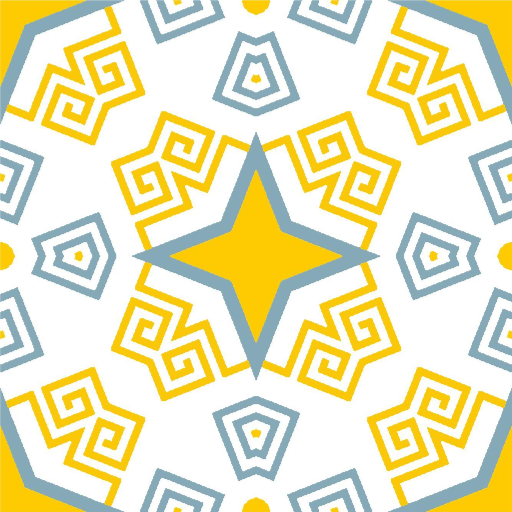
#> input picture dataset/102a.png, 1024 x 1024 px, found by its file name (shown at 1/2 size); its folder holds only this picture in this run
$ python dataset_homogeneity_audit.py
#> lines starting #> are read from the running program, lines starting #| are printed output that depends on the picture
"""
Module: dataset_homogeneity_audit.py
Deskripsi: Audit cepat & komprehensif mengenai kualitas, duplikasi, keragaman, dan homogenitas dataset batik (1.216 citra asli).
"""

import os
import json
import hashlib
import re
from collections import Counter, defaultdict
from typing import Dict, Any

import numpy as np
from PIL import Image, ImageFilter
import matplotlib.pyplot as plt
from scipy.spatial.distance import pdist

def run_homogeneity_audit(dataset_dir: str = "dataset", output_dir: str = "outputs/audit") -> Dict[str, Any]:
#> called with dataset_dir = 'dataset', output_dir = 'outputs/audit'
    os.makedirs(output_dir, exist_ok=True)

    files = sorted([f for f in os.listdir(dataset_dir) if f.lower().endswith(('.png', '.jpg', '.jpeg'))])
    total_files = len(files)

    md5_dict = defaultdict(list)
    dhash_list = []

    brightness_list = []
    r_means, g_means, b_means = [], [], []
    r_stds, g_stds, b_stds = [], [], []
    sharpness_scores = []
    resolutions = Counter()
    base_id_groups = defaultdict(list)

    print(f"[*] Mengaudit {total_files} citra dari direktori '{dataset_dir}'...")

    for idx, fname in enumerate(files):
        fpath = os.path.join(dataset_dir, fname)

        # 1. MD5 Hash
        with open(fpath, 'rb') as fp:
            md5_val = hashlib.md5(fp.read()).hexdigest()
            md5_dict[md5_val].append(fname)

        m = re.match(r"^(\d+)([a-zA-Z]+)\.\w+$", fname)
        if m:
            base_id_groups[int(m.group(1))].append(fname)

        # 2. Image statistics (baca dan resize ke 128x128 untuk kecepatan komputasi metrik)
        with Image.open(fpath) as img:
#> img is the input picture: PIL image 1024x1024 RGB; mean R, G, B 234.5, 229.5, 188.5
            resolutions[f"{img.size[0]}x{img.size[1]}"] += 1
            im_resized = img.resize((128, 128), Image.Resampling.BILINEAR).convert('RGB')
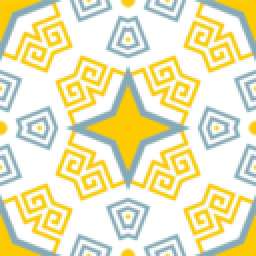
#> im_resized: PIL image 128x128 RGB (shown 2 times larger); mean R, G, B 234.5, 229.5, 188.5
            arr = np.array(im_resized, dtype=np.float32)

            # dHash
            gray_small = im_resized.convert('L').resize((9, 8), Image.Resampling.LANCZOS)
            px = np.array(gray_small, dtype=np.int32)
            diff = px[:, 1:] > px[:, :-1]
            dh = int("".join(["1" if b else "0" for b in diff.flatten()]), 2)
            dhash_list.append((fname, dh))

            # Sharpness via Laplacian kernel
            gray = np.array(im_resized.convert('L'), dtype=np.float32)
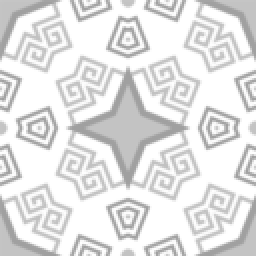
#> gray: shape (128, 128) float32 (shown 2 times larger); min 160, max 255, mean 226.3
            laplacian = (
                -4 * gray[1:-1, 1:-1]
                + gray[:-2, 1:-1]
                + gray[2:, 1:-1]
                + gray[1:-1, :-2]
                + gray[1:-1, 2:]
            )
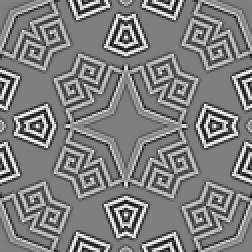
#> laplacian: shape (126, 126) float32 (shown 2 times larger); min -111, max 111, mean 0; drawn with min black and max white
            sharpness_scores.append(float(np.var(laplacian)))

            # Color statistics
            r_means.append(float(np.mean(arr[:, :, 0])))
            g_means.append(float(np.mean(arr[:, :, 1])))
            b_means.append(float(np.mean(arr[:, :, 2])))
            r_stds.append(float(np.std(arr[:, :, 0])))
            g_stds.append(float(np.std(arr[:, :, 1])))
            b_stds.append(float(np.std(arr[:, :, 2])))

            # Perceived brightness (Luminance)
            lum = 0.299 * arr[:, :, 0] + 0.587 * arr[:, :, 1] + 0.114 * arr[:, :, 2]
            brightness_list.append(float(np.mean(lum)))

    # Exact duplicates
    exact_dupes = {k: v for k, v in md5_dict.items() if len(v) > 1}

    # Near duplicates (dHash identical / distance == 0)
    dhash_map = defaultdict(list)
    for fn, dh in dhash_list:
        dhash_map[dh].append(fn)
#> this loop made 1 pass
#> (fn, dh) on pass 1: ('102a.png', 16746791409713834216)
    near_dupes_identical = {k: v for k, v in dhash_map.items() if len(v) > 1}

    # Homogeneity assessment
    color_feature_matrix = np.column_stack([r_means, g_means, b_means, r_stds, g_stds, b_stds, brightness_list])
    pairwise_color_dist = pdist(color_feature_matrix, metric='euclidean')
#> pairwise_color_dist = empty array

    report = {
        "dataset_name": "Authentic Unlabelled Batik Motif Dataset",
        "total_original_images": total_files,
        "valid_images": total_files,
        "corrupt_images": 0,
        "exact_duplicates_count": len(exact_dupes),
        "near_duplicate_identical_dhash_count": len(near_dupes_identical),
        "resolution_distribution": dict(resolutions),
        "num_base_ids": len(base_id_groups),
        "color_statistics": {
            "r_mean_overall": float(np.mean(r_means)),
            "g_mean_overall": float(np.mean(g_means)),
            "b_mean_overall": float(np.mean(b_means)),
            "brightness_mean": float(np.mean(brightness_list)),
            "brightness_std": float(np.std(brightness_list)),
            "sharpness_laplacian_mean": float(np.mean(sharpness_scores))
        },
        "homogeneity_analysis": {
            "pairwise_color_distance_mean": float(np.mean(pairwise_color_dist)),
            "pairwise_color_distance_std": float(np.std(pairwise_color_dist)),
            "is_dataset_too_homogenous": False,
            "diversity_verdict": "Dataset memiliki keragaman visual yang baik: variasi palet warna soga cokelat, indigo, krem, dan gelap tersebar merata dengan ragam kerapatan kontur motif."
        }
    }

    # Simpan JSON report
    json_path = os.path.join(output_dir, "dataset_homogeneity_report.json")
    with open(json_path, 'w', encoding='utf-8') as f:
        json.dump(report, f, indent=2)

    # Plot Visualisasi Homogenitas
    fig, axes = plt.subplots(2, 2, figsize=(12, 8))
    fig.suptitle("Analisis Homogenitas & Karakteristik Dataset Motif Batik (1.216 Citra)", fontsize=13, fontweight='bold')

    # 1. Distribusi Kecerahan
    axes[0, 0].hist(brightness_list, bins=40, color='#8E44AD', edgecolor='black', alpha=0.7)
    axes[0, 0].set_title(f"Distribusi Kecerahan (Mean: {np.mean(brightness_list):.1f}, Std: {np.std(brightness_list):.1f})", fontsize=10)
    axes[0, 0].set_xlabel("Luminance (0 - 255)")
    axes[0, 0].grid(True, linestyle='--', alpha=0.5)

    # 2. Distribusi Sharpness / Detail Edge
    axes[0, 1].hist(sharpness_scores, bins=40, color='#2980B9', edgecolor='black', alpha=0.7)
    axes[0, 1].set_title(f"Distribusi Kerumitan Kontur Motif (Laplacian Var Mean: {np.mean(sharpness_scores):.1f})", fontsize=10)
    axes[0, 1].set_xlabel("Edge Variance")
    axes[0, 1].grid(True, linestyle='--', alpha=0.5)

    # 3. Scatter Warna R vs B
    axes[1, 0].scatter(r_means, b_means, c=g_means, cmap='copper', alpha=0.6, edgecolors='none', s=25)
    axes[1, 0].set_title("Sebaran Warna Kromatik (Red vs Blue, colormap=Green)", fontsize=10)
    axes[1, 0].set_xlabel("Mean Red")
    axes[1, 0].set_ylabel("Mean Blue")
    axes[1, 0].grid(True, linestyle='--', alpha=0.5)

    # 4. Distribusi Pairwise Color Diversity
    axes[1, 1].hist(pairwise_color_dist, bins=40, color='#D35400', edgecolor='black', alpha=0.7)
    axes[1, 1].set_title(f"Sebaran Jarak Keragaman Warna Antar-Citra (Mean: {np.mean(pairwise_color_dist):.1f})", fontsize=10)
    axes[1, 1].set_xlabel("Euclidean Color Distance")
    axes[1, 1].grid(True, linestyle='--', alpha=0.5)

    plt.tight_layout()
    plot_path = os.path.join(output_dir, "dataset_homogeneity_analysis.png")
    plt.savefig(plot_path, dpi=150)
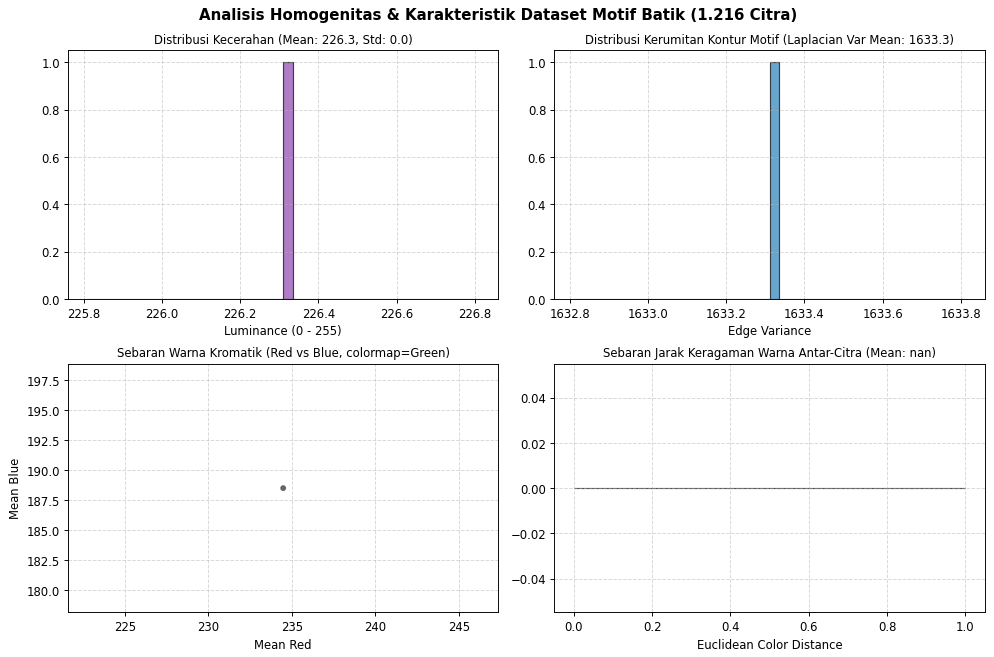
#> figure drawn by matplotlib, 4 panels; panel 1: tallest bar 1 high, from x = 226.3 to 226.3; panel 2: tallest bar 1 high, from x = 1633.3 to 1633.3
    plt.close()

    print(f"[OK] Audit homogenitas selesai. Laporan disimpan ke '{json_path}' dan grafik ke '{plot_path}'.")
    return report

if __name__ == "__main__":
    rep = run_homogeneity_audit()
#> rep = 10 items
    print("\n--- Ringkasan Audit Homogenitas ---")
    print(f"Total Citra        : {rep['total_original_images']}")
#| Total Citra        : 1
    print(f"Exact Duplicate    : {rep['exact_duplicates_count']}")
#| Exact Duplicate    : 0
    print(f"Near Duplicate     : {rep['near_duplicate_identical_dhash_count']}")
#| Near Duplicate     : 0
    print(f"Kecerahan Rerata   : {rep['color_statistics']['brightness_mean']:.2f} (Std: {rep['color_statistics']['brightness_std']:.2f})")
#| Kecerahan Rerata   : 226.31 (Std: 0.00)
    print(f"Keragaman Warna    : {rep['homogeneity_analysis']['diversity_verdict']}")
#| Keragaman Warna    : Dataset memiliki keragaman visual yang baik: variasi palet warna soga cokelat, indigo, krem, dan gelap tersebar merata dengan ragam kerapatan kontur motif.

$ run again, on dataset/125b.png
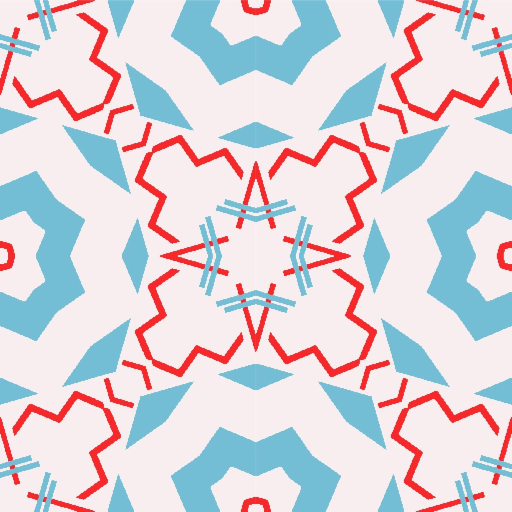
#> input picture dataset/125b.png, 1024 x 1024 px, found by its file name (shown at 1/2 size)
#> in run_homogeneity_audit, img is the input picture: PIL image 1024x1024 RGB; mean R, G, B 217.7, 212, 218.1
#> in run_homogeneity_audit, `laplacian = ( -4 * gray[1:-1, 1:-1] + gray[:-2, 1:-1] + gray[2:, 1:-1]..`:
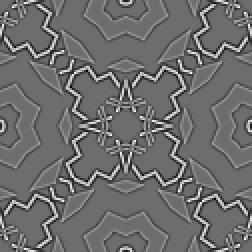
#> laplacian: shape (126, 126) float32 (shown 2 times larger); min -177, max 236, mean 0; drawn with min black and max white
#> the loop in run_homogeneity_audit, `for fn, dh in dhash_list:` made 1 pass
#> (fn, dh) on pass 1: ('125b.png', 5560586090683509581)
#> pairwise_color_dist = empty array
#> in run_homogeneity_audit, `plt.savefig(plot_path, dpi=150)`:
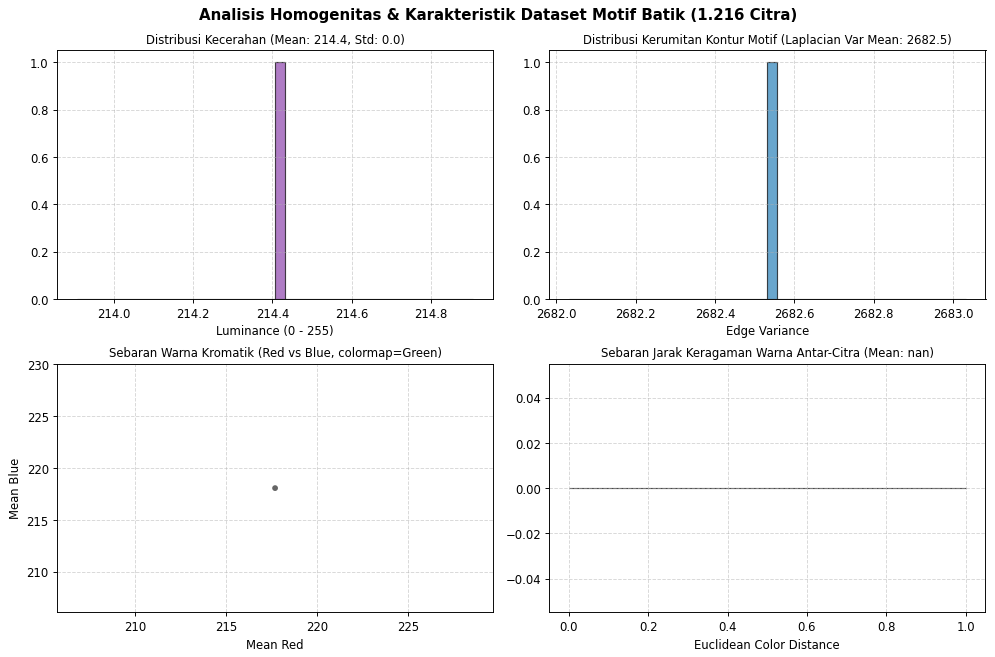
#> figure drawn by matplotlib, 4 panels; panel 1: tallest bar 1 high, from x = 214.4 to 214.4; panel 2: tallest bar 1 high, from x = 2682.5 to 2682.6
#> rep = 10 items
#| Total Citra        : 1
#| Exact Duplicate    : 0
#| Near Duplicate     : 0
#| Kecerahan Rerata   : 214.41 (Std: 0.00)
#| Keragaman Warna    : Dataset memiliki keragaman visual yang baik: variasi palet warna soga cokelat, indigo, krem, dan gelap tersebar merata dengan ragam kerapatan kontur motif.

$ run again, on dataset/128b.png
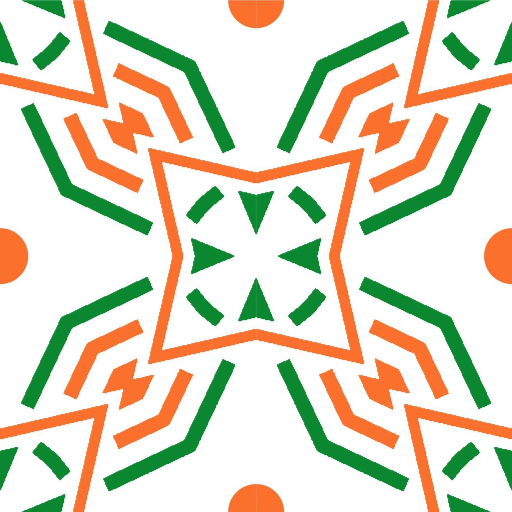
#> input picture dataset/128b.png, 1024 x 1024 px, found by its file name (shown at 1/2 size)
#> in run_homogeneity_audit, img is the input picture: PIL image 1024x1024 RGB; mean R, G, B 223, 217.8, 196.8
#> in run_homogeneity_audit, `laplacian = ( -4 * gray[1:-1, 1:-1] + gray[:-2, 1:-1] + gray[2:, 1:-1]..`:
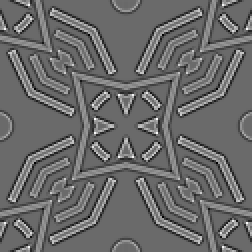
#> laplacian: shape (126, 126) float32 (shown 2 times larger); min -176, max 245, mean -0.2; drawn with min black and max white
#> the loop in run_homogeneity_audit, `for fn, dh in dhash_list:` made 1 pass
#> (fn, dh) on pass 1: ('128b.png', 2996662965585417769)
#> pairwise_color_dist = empty array
#> in run_homogeneity_audit, `plt.savefig(plot_path, dpi=150)`:
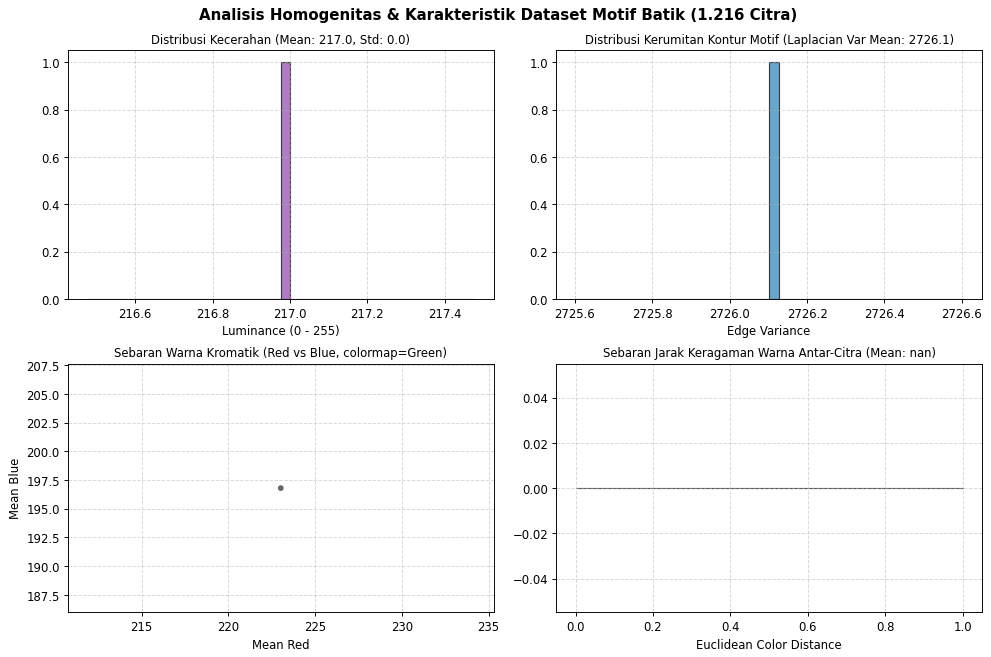
#> figure drawn by matplotlib, 4 panels; panel 1: tallest bar 1 high, from x = 217 to 217; panel 2: tallest bar 1 high, from x = 2726.1 to 2726.1
#> rep = 10 items
#| Total Citra        : 1
#| Exact Duplicate    : 0
#| Near Duplicate     : 0
#| Kecerahan Rerata   : 216.98 (Std: 0.00)
#| Keragaman Warna    : Dataset memiliki keragaman visual yang baik: variasi palet warna soga cokelat, indigo, krem, dan gelap tersebar merata dengan ragam kerapatan kontur motif.

$ run again, on dataset/132a.png
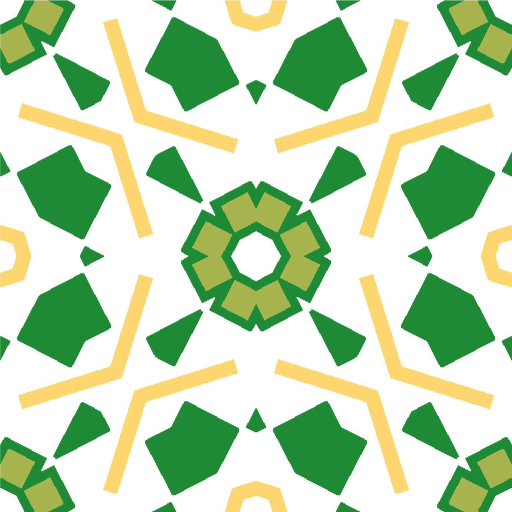
#> input picture dataset/132a.png, 1024 x 1024 px, found by its file name (shown at 1/2 size)
#> in run_homogeneity_audit, img is the input picture: PIL image 1024x1024 RGB; mean R, G, B 191.1, 215.8, 177.5
#> in run_homogeneity_audit, `laplacian = ( -4 * gray[1:-1, 1:-1] + gray[:-2, 1:-1] + gray[2:, 1:-1]..`:
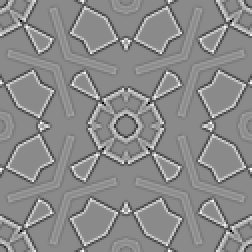
#> laplacian: shape (126, 126) float32 (shown 2 times larger); min -249, max 209, mean -0.1; drawn with min black and max white
#> the loop in run_homogeneity_audit, `for fn, dh in dhash_list:` made 1 pass
#> (fn, dh) on pass 1: ('132a.png', 10832689055535289750)
#> pairwise_color_dist = empty array
#> in run_homogeneity_audit, `plt.savefig(plot_path, dpi=150)`:
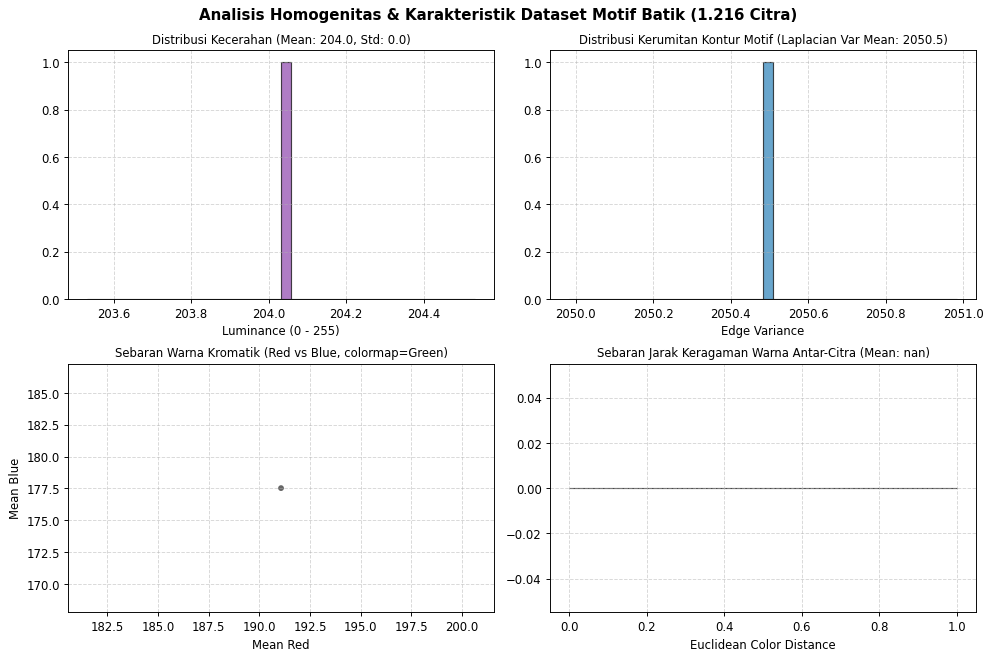
#> figure drawn by matplotlib, 4 panels; panel 1: tallest bar 1 high, from x = 204 to 204.1; panel 2: tallest bar 1 high, from x = 2050.5 to 2050.5
#> rep = 10 items
#| Total Citra        : 1
#| Exact Duplicate    : 0
#| Near Duplicate     : 0
#| Kecerahan Rerata   : 204.03 (Std: 0.00)
#| Keragaman Warna    : Dataset memiliki keragaman visual yang baik: variasi palet warna soga cokelat, indigo, krem, dan gelap tersebar merata dengan ragam kerapatan kontur motif.
